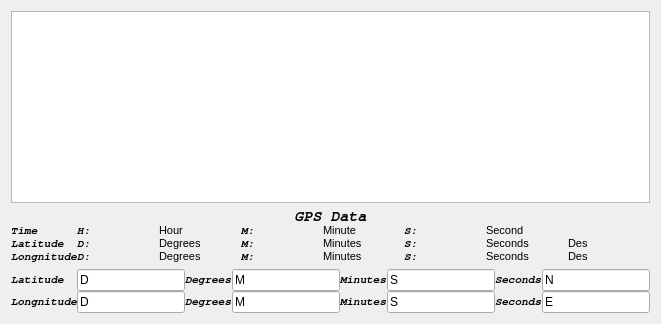
          <widget class="QWidget" name="tab_2">
           <attribute name="title">
            <string>GPS</string>
           </attribute>
           <layout class="QVBoxLayout" name="verticalLayout_34">
            <item>
             <widget class="QGraphicsView" name="graphicsView"/>
            </item>
            <item>
             <layout class="QVBoxLayout" name="verticalLayout_33">
              <item>
               <layout class="QVBoxLayout" name="verticalLayout_23">
                <property name="spacing">
                 <number>0</number>
                </property>
                <item>
                 <widget class="QLabel" name="label_43">
                  <property name="sizePolicy">
                   <sizepolicy hsizetype="Minimum" vsizetype="Minimum">
                    <horstretch>0</horstretch>
                    <verstretch>0</verstretch>
                   </sizepolicy>
                  </property>
                  <property name="font">
                   <font>
                    <family>FreeMono</family>
                    <pointsize>11</pointsize>
                    <weight>75</weight>
                    <italic>true</italic>
                    <bold>true</bold>
                   </font>
                  </property>
                  <property name="frameShadow">
                   <enum>QFrame::Plain</enum>
                  </property>
                  <property name="text">
                   <string>GPS Data</string>
                  </property>
                  <property name="alignment">
                   <set>Qt::AlignCenter</set>
                  </property>
                 </widget>
                </item>
                <item>
                 <layout class="QHBoxLayout" name="horizontalLayout_11">
                  <property name="spacing">
                   <number>0</number>
                  </property>
                  <item>
                   <layout class="QVBoxLayout" name="verticalLayout_21">
                    <property name="spacing">
                     <number>0</number>
                    </property>
                    <item>
                     <widget class="QLabel" name="label_40">
                      <property name="sizePolicy">
                       <sizepolicy hsizetype="Minimum" vsizetype="Minimum">
                        <horstretch>0</horstretch>
                        <verstretch>0</verstretch>
                       </sizepolicy>
                      </property>
                      <property name="font">
                       <font>
                        <family>FreeMono</family>
                        <pointsize>8</pointsize>
                        <weight>75</weight>
                        <italic>true</italic>
                        <bold>true</bold>
                       </font>
                      </property>
                      <property name="text">
                       <string>Time</string>
                      </property>
                     </widget>
                    </item>
                    <item>
                     <widget class="QLabel" name="label_41">
                      <property name="sizePolicy">
                       <sizepolicy hsizetype="Minimum" vsizetype="Minimum">
                        <horstretch>0</horstretch>
                        <verstretch>0</verstretch>
                       </sizepolicy>
                      </property>
                      <property name="font">
                       <font>
                        <family>FreeMono</family>
                        <pointsize>8</pointsize>
                        <weight>75</weight>
                        <italic>true</italic>
                        <bold>true</bold>
                       </font>
                      </property>
                      <property name="text">
                       <string>Latitude</string>
                      </property>
                     </widget>
                    </item>
                    <item>
                     <widget class="QLabel" name="label_42">
                      <property name="sizePolicy">
                       <sizepolicy hsizetype="Minimum" vsizetype="Minimum">
                        <horstretch>0</horstretch>
                        <verstretch>0</verstretch>
                       </sizepolicy>
                      </property>
                      <property name="font">
                       <font>
                        <family>FreeMono</family>
                        <pointsize>8</pointsize>
                        <weight>75</weight>
                        <italic>true</italic>
                        <bold>true</bold>
                       </font>
                      </property>
                      <property name="text">
                       <string>Longnitude</string>
                      </property>
                     </widget>
                    </item>
                   </layout>
                  </item>
                  <item>
                   <layout class="QVBoxLayout" name="verticalLayout_22">
                    <property name="spacing">
                     <number>0</number>
                    </property>
                    <item>
                     <layout class="QHBoxLayout" name="horizontalLayout_8">
                      <property name="spacing">
                       <number>0</number>
                      </property>
                      <item>
                       <widget class="QLabel" name="labelGPSTimeHour">
                        <property name="sizePolicy">
                         <sizepolicy hsizetype="Expanding" vsizetype="Preferred">
                          <horstretch>0</horstretch>
                          <verstretch>0</verstretch>
                         </sizepolicy>
                        </property>
                        <property name="font">
                         <font>
                          <family>FreeMono</family>
                          <pointsize>8</pointsize>
                          <weight>75</weight>
                          <italic>true</italic>
                          <bold>true</bold>
                         </font>
                        </property>
                        <property name="text">
                         <string>H:</string>
                        </property>
                       </widget>
                      </item>
                      <item>
                       <widget class="QLabel" name="labelGpsHour">
                        <property name="sizePolicy">
                         <sizepolicy hsizetype="Expanding" vsizetype="Preferred">
                          <horstretch>0</horstretch>
                          <verstretch>0</verstretch>
                         </sizepolicy>
                        </property>
                        <property name="font">
                         <font>
                          <family>Arial</family>
                          <pointsize>8</pointsize>
                         </font>
                        </property>
                        <property name="text">
                         <string>Hour</string>
                        </property>
                       </widget>
                      </item>
                      <item>
                       <widget class="QLabel" name="labelGPSTimeMinute">
                        <property name="sizePolicy">
                         <sizepolicy hsizetype="Expanding" vsizetype="Preferred">
                          <horstretch>0</horstretch>
                          <verstretch>0</verstretch>
                         </sizepolicy>
                        </property>
                        <property name="font">
                         <font>
                          <family>FreeMono</family>
                          <pointsize>8</pointsize>
                          <weight>75</weight>
                          <italic>true</italic>
                          <bold>true</bold>
                         </font>
                        </property>
                        <property name="text">
                         <string>M:</string>
                        </property>
                       </widget>
                      </item>
                      <item>
                       <widget class="QLabel" name="labelGpsMinute">
                        <property name="sizePolicy">
                         <sizepolicy hsizetype="Expanding" vsizetype="Preferred">
                          <horstretch>0</horstretch>
                          <verstretch>0</verstretch>
                         </sizepolicy>
                        </property>
                        <property name="font">
                         <font>
                          <family>Arial</family>
                          <pointsize>8</pointsize>
                         </font>
                        </property>
                        <property name="text">
                         <string>Minute</string>
                        </property>
                       </widget>
                      </item>
                      <item>
                       <widget class="QLabel" name="labelGPSTimeActualSecond">
                        <property name="sizePolicy">
                         <sizepolicy hsizetype="Expanding" vsizetype="Preferred">
                          <horstretch>0</horstretch>
                          <verstretch>0</verstretch>
                         </sizepolicy>
                        </property>
                        <property name="font">
                         <font>
                          <family>FreeMono</family>
                          <pointsize>8</pointsize>
                          <weight>75</weight>
                          <italic>true</italic>
                          <bold>true</bold>
                         </font>
                        </property>
                        <property name="text">
                         <string>S:</string>
                        </property>
                       </widget>
                      </item>
                      <item>
                       <widget class="QLabel" name="labelGpsSecond">
                        <property name="sizePolicy">
                         <sizepolicy hsizetype="Expanding" vsizetype="Preferred">
                          <horstretch>0</horstretch>
                          <verstretch>0</verstretch>
                         </sizepolicy>
                        </property>
                        <property name="font">
                         <font>
                          <family>Arial</family>
                          <pointsize>8</pointsize>
                         </font>
                        </property>
                        <property name="text">
                         <string>Second</string>
                        </property>
                       </widget>
                      </item>
                      <item>
                       <spacer name="horizontalSpacer">
                        <property name="orientation">
                         <enum>Qt::Horizontal</enum>
                        </property>
                        <property name="sizeHint" stdset="0">
                         <size>
                          <width>40</width>
                          <height>0</height>
                         </size>
                        </property>
                       </spacer>
                      </item>
                     </layout>
                    </item>
                    <item>
                     <layout class="QHBoxLayout" name="horizontalLayout_9">
                      <property name="spacing">
                       <number>0</number>
                      </property>
                      <item>
                       <widget class="QLabel" name="labelGPSLatitudeActualDegrees">
                        <property name="font">
                         <font>
                          <family>FreeMono</family>
                          <pointsize>8</pointsize>
                          <weight>75</weight>
                          <italic>true</italic>
                          <bold>true</bold>
                         </font>
                        </property>
                        <property name="text">
                         <string>D:</string>
                        </property>
                       </widget>
                      </item>
                      <item>
                       <widget class="QLabel" name="labelLatitudeDegrees">
                        <property name="font">
                         <font>
                          <family>Arial</family>
                          <pointsize>8</pointsize>
                         </font>
                        </property>
                        <property name="text">
                         <string>Degrees</string>
                        </property>
                       </widget>
                      </item>
                      <item>
                       <widget class="QLabel" name="labelGPSLatitudeActualMinutes">
                        <property name="font">
                         <font>
                          <family>FreeMono</family>
                          <pointsize>8</pointsize>
                          <weight>75</weight>
                          <italic>true</italic>
                          <bold>true</bold>
                         </font>
                        </property>
                        <property name="text">
                         <string>M:</string>
                        </property>
                       </widget>
                      </item>
                      <item>
                       <widget class="QLabel" name="labelLatitudeMinutes">
                        <property name="font">
                         <font>
                          <family>Arial</family>
                          <pointsize>8</pointsize>
                         </font>
                        </property>
                        <property name="text">
                         <string>Minutes</string>
                        </property>
                       </widget>
                      </item>
                      <item>
                       <widget class="QLabel" name="labelGPSLatitudeActualSecond">
                        <property name="font">
                         <font>
                          <family>FreeMono</family>
                          <pointsize>8</pointsize>
                          <weight>75</weight>
                          <italic>true</italic>
                          <bold>true</bold>
                         </font>
                        </property>
                        <property name="text">
                         <string>S:</string>
                        </property>
                       </widget>
                      </item>
                      <item>
                       <widget class="QLabel" name="labelLatitudeSeconds">
                        <property name="font">
                         <font>
                          <family>Arial</family>
                          <pointsize>8</pointsize>
                         </font>
                        </property>
                        <property name="text">
                         <string>Seconds</string>
                        </property>
                       </widget>
                      </item>
                      <item>
                       <widget class="QLabel" name="labelLatitudeDesignator">
                        <property name="font">
                         <font>
                          <family>Arial</family>
                          <pointsize>8</pointsize>
                         </font>
                        </property>
                        <property name="text">
                         <string>Des</string>
                        </property>
                       </widget>
                      </item>
                     </layout>
                    </item>
                    <item>
                     <layout class="QHBoxLayout" name="horizontalLayout_10">
                      <property name="spacing">
                       <number>0</number>
                      </property>
                      <item>
                       <widget class="QLabel" name="labelGPSLongnitudeActualDegrees">
                        <property name="font">
                         <font>
                          <family>FreeMono</family>
                          <pointsize>8</pointsize>
                          <weight>75</weight>
                          <italic>true</italic>
                          <bold>true</bold>
                         </font>
                        </property>
                        <property name="text">
                         <string>D:</string>
                        </property>
                       </widget>
                      </item>
                      <item>
                       <widget class="QLabel" name="labelLongnitudeDegrees">
                        <property name="font">
                         <font>
                          <family>Arial</family>
                          <pointsize>8</pointsize>
                         </font>
                        </property>
                        <property name="text">
                         <string>Degrees</string>
                        </property>
                       </widget>
                      </item>
                      <item>
                       <widget class="QLabel" name="labelGPSLongnitudeActualMinutes">
                        <property name="font">
                         <font>
                          <family>FreeMono</family>
                          <pointsize>8</pointsize>
                          <weight>75</weight>
                          <italic>true</italic>
                          <bold>true</bold>
                         </font>
                        </property>
                        <property name="text">
                         <string>M:</string>
                        </property>
                       </widget>
                      </item>
                      <item>
                       <widget class="QLabel" name="labelLongnitudeMinutes">
                        <property name="font">
                         <font>
                          <family>Arial</family>
                          <pointsize>8</pointsize>
                         </font>
                        </property>
                        <property name="text">
                         <string>Minutes</string>
                        </property>
                       </widget>
                      </item>
                      <item>
                       <widget class="QLabel" name="labelGPSLongnitudeActualSecond">
                        <property name="font">
                         <font>
                          <family>FreeMono</family>
                          <pointsize>8</pointsize>
                          <weight>75</weight>
                          <italic>true</italic>
                          <bold>true</bold>
                         </font>
                        </property>
                        <property name="text">
                         <string>S:</string>
                        </property>
                       </widget>
                      </item>
                      <item>
                       <widget class="QLabel" name="labelLongnitudeSeconds">
                        <property name="font">
                         <font>
                          <family>Arial</family>
                          <pointsize>8</pointsize>
                         </font>
                        </property>
                        <property name="text">
                         <string>Seconds</string>
                        </property>
                       </widget>
                      </item>
                      <item>
                       <widget class="QLabel" name="labelLongnitudeDesignator">
                        <property name="font">
                         <font>
                          <family>Arial</family>
                          <pointsize>8</pointsize>
                         </font>
                        </property>
                        <property name="text">
                         <string>Des</string>
                        </property>
                       </widget>
                      </item>
                     </layout>
                    </item>
                   </layout>
                  </item>
                 </layout>
                </item>
               </layout>
              </item>
              <item>
               <layout class="QHBoxLayout" name="horizontalLayout_24">
                <property name="spacing">
                 <number>0</number>
                </property>
                <item>
                 <layout class="QVBoxLayout" name="verticalLayout_31">
                  <property name="spacing">
                   <number>0</number>
                  </property>
                  <item>
                   <widget class="QLabel" name="label_37">
                    <property name="font">
                     <font>
                      <family>FreeMono</family>
                      <pointsize>8</pointsize>
                      <weight>75</weight>
                      <italic>true</italic>
                      <bold>true</bold>
                     </font>
                    </property>
                    <property name="text">
                     <string>Latitude</string>
                    </property>
                   </widget>
                  </item>
                  <item>
                   <widget class="QLabel" name="label_38">
                    <property name="font">
                     <font>
                      <family>FreeMono</family>
                      <pointsize>8</pointsize>
                      <weight>75</weight>
                      <italic>true</italic>
                      <bold>true</bold>
                     </font>
                    </property>
                    <property name="text">
                     <string>Longnitude</string>
                    </property>
                   </widget>
                  </item>
                 </layout>
                </item>
                <item>
                 <layout class="QVBoxLayout" name="verticalLayout_32">
                  <property name="spacing">
                   <number>0</number>
                  </property>
                  <item>
                   <layout class="QHBoxLayout" name="horizontalLayout_22">
                    <property name="spacing">
                     <number>0</number>
                    </property>
                    <item>
                     <widget class="QLineEdit" name="lineEdit">
                      <property name="text">
                       <string>D</string>
                      </property>
                     </widget>
                    </item>
                    <item>
                     <widget class="QLabel" name="labelLatitudeDegrees_2">
                      <property name="font">
                       <font>
                        <family>FreeMono</family>
                        <pointsize>8</pointsize>
                        <weight>75</weight>
                        <italic>true</italic>
                        <bold>true</bold>
                       </font>
                      </property>
                      <property name="text">
                       <string>Degrees</string>
                      </property>
                     </widget>
                    </item>
                    <item>
                     <widget class="QLineEdit" name="lineEdit_2">
                      <property name="text">
                       <string>M</string>
                      </property>
                     </widget>
                    </item>
                    <item>
                     <widget class="QLabel" name="labelLatitudeMinutes_2">
                      <property name="font">
                       <font>
                        <family>FreeMono</family>
                        <pointsize>8</pointsize>
                        <weight>75</weight>
                        <italic>true</italic>
                        <bold>true</bold>
                       </font>
                      </property>
                      <property name="text">
                       <string>Minutes</string>
                      </property>
                     </widget>
                    </item>
                    <item>
                     <widget class="QLineEdit" name="lineEdit_3">
                      <property name="text">
                       <string>S</string>
                      </property>
                     </widget>
                    </item>
                    <item>
                     <widget class="QLabel" name="labelLatitudeSeconds_2">
                      <property name="font">
                       <font>
                        <family>FreeMono</family>
                        <pointsize>8</pointsize>
                        <weight>75</weight>
                        <italic>true</italic>
                        <bold>true</bold>
                       </font>
                      </property>
                      <property name="text">
                       <string>Seconds</string>
                      </property>
                     </widget>
                    </item>
                    <item>
                     <widget class="QLineEdit" name="lineEdit_4">
                      <property name="text">
                       <string>N</string>
                      </property>
                     </widget>
                    </item>
                   </layout>
                  </item>
                  <item>
                   <layout class="QHBoxLayout" name="horizontalLayout_23">
                    <property name="spacing">
                     <number>0</number>
                    </property>
                    <item>
                     <widget class="QLineEdit" name="lineEdit_5">
                      <property name="text">
                       <string>D</string>
                      </property>
                     </widget>
                    </item>
                    <item>
                     <widget class="QLabel" name="labelLatitudeDegrees_3">
                      <property name="font">
                       <font>
                        <family>FreeMono</family>
                        <pointsize>8</pointsize>
                        <weight>75</weight>
                        <italic>true</italic>
                        <bold>true</bold>
                       </font>
                      </property>
                      <property name="text">
                       <string>Degrees</string>
                      </property>
                     </widget>
                    </item>
                    <item>
                     <widget class="QLineEdit" name="lineEdit_6">
                      <property name="text">
                       <string>M</string>
                      </property>
                     </widget>
                    </item>
                    <item>
                     <widget class="QLabel" name="labelLatitudeMinutes_3">
                      <property name="font">
                       <font>
                        <family>FreeMono</family>
                        <pointsize>8</pointsize>
                        <weight>75</weight>
                        <italic>true</italic>
                        <bold>true</bold>
                       </font>
                      </property>
                      <property name="text">
                       <string>Minutes</string>
                      </property>
                     </widget>
                    </item>
                    <item>
                     <widget class="QLineEdit" name="lineEdit_7">
                      <property name="text">
                       <string>S</string>
                      </property>
                     </widget>
                    </item>
                    <item>
                     <widget class="QLabel" name="labelLatitudeSeconds_3">
                      <property name="font">
                       <font>
                        <family>FreeMono</family>
                        <pointsize>8</pointsize>
                        <weight>75</weight>
                        <italic>true</italic>
                        <bold>true</bold>
                       </font>
                      </property>
                      <property name="text">
                       <string>Seconds</string>
                      </property>
                     </widget>
                    </item>
                    <item>
                     <widget class="QLineEdit" name="lineEdit_8">
                      <property name="text">
                       <string>E</string>
                      </property>
                     </widget>
                    </item>
                   </layout>
                  </item>
                 </layout>
                </item>
               </layout>
              </item>
             </layout>
            </item>
           </layout>
          </widget>
